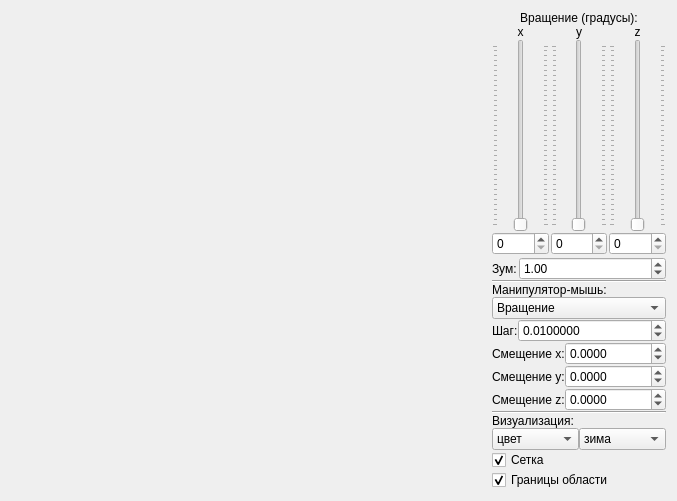
<?xml version="1.0" encoding="UTF-8"?>
<ui version="4.0">
 <class>GLControlWidget</class>
 <widget class="QWidget" name="GLControlWidget">
  <property name="geometry">
   <rect>
    <x>0</x>
    <y>0</y>
    <width>677</width>
    <height>501</height>
   </rect>
  </property>
  <property name="windowTitle">
   <string>Form</string>
  </property>
  <layout class="QHBoxLayout" name="horizontalLayout_8">
   <property name="spacing">
    <number>2</number>
   </property>
   <item>
    <widget class="GLMeshPicture" name="picture" native="true">
     <property name="sizePolicy">
      <sizepolicy hsizetype="Expanding" vsizetype="Expanding">
       <horstretch>0</horstretch>
       <verstretch>0</verstretch>
      </sizepolicy>
     </property>
    </widget>
   </item>
   <item>
    <layout class="QVBoxLayout" name="verticalLayout_7">
     <property name="spacing">
      <number>0</number>
     </property>
     <item>
      <layout class="QVBoxLayout" name="verticalLayout_5">
       <property name="spacing">
        <number>2</number>
       </property>
       <item>
        <layout class="QVBoxLayout" name="verticalLayout_4">
         <property name="spacing">
          <number>0</number>
         </property>
         <item>
          <widget class="QLabel" name="label">
           <property name="text">
            <string>Вращение (градусы):</string>
           </property>
           <property name="alignment">
            <set>Qt::AlignCenter</set>
           </property>
          </widget>
         </item>
         <item>
          <layout class="QHBoxLayout" name="horizontalLayout">
           <property name="spacing">
            <number>2</number>
           </property>
           <item>
            <layout class="QVBoxLayout" name="verticalLayout">
             <property name="spacing">
              <number>0</number>
             </property>
             <item>
              <widget class="QLabel" name="labelX">
               <property name="text">
                <string>x</string>
               </property>
               <property name="alignment">
                <set>Qt::AlignCenter</set>
               </property>
              </widget>
             </item>
             <item>
              <widget class="QSlider" name="sliderX">
               <property name="sizePolicy">
                <sizepolicy hsizetype="Preferred" vsizetype="Expanding">
                 <horstretch>0</horstretch>
                 <verstretch>0</verstretch>
                </sizepolicy>
               </property>
               <property name="maximum">
                <number>359</number>
               </property>
               <property name="orientation">
                <enum>Qt::Vertical</enum>
               </property>
               <property name="tickPosition">
                <enum>QSlider::TicksBothSides</enum>
               </property>
              </widget>
             </item>
             <item>
              <widget class="QSpinBox" name="spinX">
               <property name="sizePolicy">
                <sizepolicy hsizetype="Preferred" vsizetype="Fixed">
                 <horstretch>0</horstretch>
                 <verstretch>0</verstretch>
                </sizepolicy>
               </property>
               <property name="maximum">
                <number>359</number>
               </property>
              </widget>
             </item>
            </layout>
           </item>
           <item>
            <layout class="QVBoxLayout" name="verticalLayout_2">
             <property name="spacing">
              <number>0</number>
             </property>
             <item>
              <widget class="QLabel" name="labelY">
               <property name="text">
                <string>y</string>
               </property>
               <property name="alignment">
                <set>Qt::AlignCenter</set>
               </property>
              </widget>
             </item>
             <item>
              <widget class="QSlider" name="sliderY">
               <property name="sizePolicy">
                <sizepolicy hsizetype="Preferred" vsizetype="Expanding">
                 <horstretch>0</horstretch>
                 <verstretch>0</verstretch>
                </sizepolicy>
               </property>
               <property name="maximum">
                <number>359</number>
               </property>
               <property name="orientation">
                <enum>Qt::Vertical</enum>
               </property>
               <property name="tickPosition">
                <enum>QSlider::TicksBothSides</enum>
               </property>
              </widget>
             </item>
             <item>
              <widget class="QSpinBox" name="spinY">
               <property name="sizePolicy">
                <sizepolicy hsizetype="Preferred" vsizetype="Fixed">
                 <horstretch>0</horstretch>
                 <verstretch>0</verstretch>
                </sizepolicy>
               </property>
               <property name="maximum">
                <number>359</number>
               </property>
              </widget>
             </item>
            </layout>
           </item>
           <item>
            <layout class="QVBoxLayout" name="verticalLayout_3">
             <property name="spacing">
              <number>0</number>
             </property>
             <item>
              <widget class="QLabel" name="labelZ">
               <property name="text">
                <string>z</string>
               </property>
               <property name="alignment">
                <set>Qt::AlignCenter</set>
               </property>
              </widget>
             </item>
             <item>
              <widget class="QSlider" name="sliderZ">
               <property name="sizePolicy">
                <sizepolicy hsizetype="Preferred" vsizetype="Expanding">
                 <horstretch>0</horstretch>
                 <verstretch>0</verstretch>
                </sizepolicy>
               </property>
               <property name="maximum">
                <number>359</number>
               </property>
               <property name="orientation">
                <enum>Qt::Vertical</enum>
               </property>
               <property name="tickPosition">
                <enum>QSlider::TicksBothSides</enum>
               </property>
              </widget>
             </item>
             <item>
              <widget class="QSpinBox" name="spinZ">
               <property name="sizePolicy">
                <sizepolicy hsizetype="Preferred" vsizetype="Fixed">
                 <horstretch>0</horstretch>
                 <verstretch>0</verstretch>
                </sizepolicy>
               </property>
               <property name="maximum">
                <number>359</number>
               </property>
              </widget>
             </item>
            </layout>
           </item>
          </layout>
         </item>
        </layout>
       </item>
       <item>
        <layout class="QHBoxLayout" name="horizontalLayout_2">
         <item>
          <widget class="QLabel" name="label_2">
           <property name="sizePolicy">
            <sizepolicy hsizetype="Fixed" vsizetype="Preferred">
             <horstretch>0</horstretch>
             <verstretch>0</verstretch>
            </sizepolicy>
           </property>
           <property name="text">
            <string>Зум:</string>
           </property>
          </widget>
         </item>
         <item>
          <widget class="QDoubleSpinBox" name="spinZoom">
           <property name="sizePolicy">
            <sizepolicy hsizetype="Preferred" vsizetype="Fixed">
             <horstretch>0</horstretch>
             <verstretch>0</verstretch>
            </sizepolicy>
           </property>
           <property name="minimum">
            <double>0.010000000000000</double>
           </property>
           <property name="maximum">
            <double>100.000000000000000</double>
           </property>
           <property name="singleStep">
            <double>0.010000000000000</double>
           </property>
           <property name="value">
            <double>1.000000000000000</double>
           </property>
          </widget>
         </item>
        </layout>
       </item>
      </layout>
     </item>
     <item>
      <widget class="Line" name="line">
       <property name="orientation">
        <enum>Qt::Horizontal</enum>
       </property>
      </widget>
     </item>
     <item>
      <layout class="QVBoxLayout" name="verticalLayout_6">
       <property name="spacing">
        <number>0</number>
       </property>
       <item>
        <widget class="QLabel" name="label_3">
         <property name="text">
          <string>Манипулятор-мышь:</string>
         </property>
        </widget>
       </item>
       <item>
        <widget class="QComboBox" name="mouseMode">
         <item>
          <property name="text">
           <string>Вращение</string>
          </property>
         </item>
         <item>
          <property name="text">
           <string>Перемещение</string>
          </property>
         </item>
         <item>
          <property name="text">
           <string>Выбор</string>
          </property>
         </item>
        </widget>
       </item>
      </layout>
     </item>
     <item>
      <layout class="QHBoxLayout" name="horizontalLayout_3">
       <item>
        <widget class="QLabel" name="labelTranslateStep">
         <property name="sizePolicy">
          <sizepolicy hsizetype="Fixed" vsizetype="Preferred">
           <horstretch>0</horstretch>
           <verstretch>0</verstretch>
          </sizepolicy>
         </property>
         <property name="text">
          <string>Шаг:</string>
         </property>
        </widget>
       </item>
       <item>
        <widget class="QDoubleSpinBox" name="translateStep">
         <property name="sizePolicy">
          <sizepolicy hsizetype="Preferred" vsizetype="Fixed">
           <horstretch>0</horstretch>
           <verstretch>0</verstretch>
          </sizepolicy>
         </property>
         <property name="decimals">
          <number>7</number>
         </property>
         <property name="minimum">
          <double>0.000001000000000</double>
         </property>
         <property name="maximum">
          <double>32000.000000000000000</double>
         </property>
         <property name="singleStep">
          <double>0.000200000000000</double>
         </property>
         <property name="value">
          <double>0.010000000000000</double>
         </property>
        </widget>
       </item>
      </layout>
     </item>
     <item>
      <layout class="QHBoxLayout" name="horizontalLayout_5">
       <item>
        <widget class="QLabel" name="labelXTranslation">
         <property name="text">
          <string>Смещение x:</string>
         </property>
        </widget>
       </item>
       <item>
        <widget class="QDoubleSpinBox" name="xTranslation">
         <property name="decimals">
          <number>4</number>
         </property>
         <property name="minimum">
          <double>-100000.000000000000000</double>
         </property>
         <property name="maximum">
          <double>100000.000000000000000</double>
         </property>
         <property name="singleStep">
          <double>0.100000000000000</double>
         </property>
        </widget>
       </item>
      </layout>
     </item>
     <item>
      <layout class="QHBoxLayout" name="horizontalLayout_6">
       <item>
        <widget class="QLabel" name="labelYTranslation">
         <property name="text">
          <string>Смещение y:</string>
         </property>
        </widget>
       </item>
       <item>
        <widget class="QDoubleSpinBox" name="yTranslation">
         <property name="decimals">
          <number>4</number>
         </property>
         <property name="minimum">
          <double>-100000.000000000000000</double>
         </property>
         <property name="maximum">
          <double>100000.000000000000000</double>
         </property>
         <property name="singleStep">
          <double>0.100000000000000</double>
         </property>
        </widget>
       </item>
      </layout>
     </item>
     <item>
      <layout class="QHBoxLayout" name="horizontalLayout_7">
       <item>
        <widget class="QLabel" name="labelZTranslation">
         <property name="text">
          <string>Смещение z:</string>
         </property>
        </widget>
       </item>
       <item>
        <widget class="QDoubleSpinBox" name="zTranslation">
         <property name="decimals">
          <number>4</number>
         </property>
         <property name="minimum">
          <double>-100000.000000000000000</double>
         </property>
         <property name="maximum">
          <double>100000.000000000000000</double>
         </property>
         <property name="singleStep">
          <double>0.100000000000000</double>
         </property>
        </widget>
       </item>
      </layout>
     </item>
     <item>
      <widget class="Line" name="line_2">
       <property name="orientation">
        <enum>Qt::Horizontal</enum>
       </property>
      </widget>
     </item>
     <item>
      <layout class="QVBoxLayout" name="verticalLayout_8">
       <item>
        <widget class="QLabel" name="label_4">
         <property name="text">
          <string>Визуализация:</string>
         </property>
        </widget>
       </item>
       <item>
        <layout class="QHBoxLayout" name="horizontalLayout_4">
         <item>
          <widget class="QComboBox" name="visualizationMode">
           <item>
            <property name="text">
             <string>цвет</string>
            </property>
           </item>
           <item>
            <property name="text">
             <string>узел</string>
            </property>
           </item>
           <item>
            <property name="text">
             <string>элемент</string>
            </property>
           </item>
          </widget>
         </item>
         <item>
          <widget class="QComboBox" name="colorMap">
           <item>
            <property name="text">
             <string>зима</string>
            </property>
           </item>
           <item>
            <property name="text">
             <string>весна</string>
            </property>
           </item>
           <item>
            <property name="text">
             <string>лето</string>
            </property>
           </item>
           <item>
            <property name="text">
             <string>осень</string>
            </property>
           </item>
           <item>
            <property name="text">
             <string>серость</string>
            </property>
           </item>
          </widget>
         </item>
        </layout>
       </item>
      </layout>
     </item>
     <item>
      <widget class="QCheckBox" name="showMesh">
       <property name="text">
        <string>Сетка</string>
       </property>
       <property name="checked">
        <bool>true</bool>
       </property>
      </widget>
     </item>
     <item>
      <widget class="QCheckBox" name="showRegionBorder">
       <property name="text">
        <string>Границы области</string>
       </property>
       <property name="checked">
        <bool>true</bool>
       </property>
      </widget>
     </item>
    </layout>
   </item>
  </layout>
 </widget>
 <customwidgets>
  <customwidget>
   <class>GLMeshPicture</class>
   <extends>QWidget</extends>
   <header>glmeshpicture.h</header>
   <container>1</container>
   <slots>
    <signal>xRotationChanged(int)</signal>
    <signal>yRotationChanged(int)</signal>
    <signal>zRotationChanged(int)</signal>
    <signal>zoomChanged(double)</signal>
    <signal>translateStepChanged(double)</signal>
    <signal>xTranslationChanged(double)</signal>
    <signal>yTranslationChanged(double)</signal>
    <signal>zTranslationChanged(double)</signal>
    <slot>setXRotation(int)</slot>
    <slot>setYRotation(int)</slot>
    <slot>setZRotation(int)</slot>
    <slot>setZoom(double)</slot>
    <slot>setMouseMode(int)</slot>
    <slot>setShowMesh(bool)</slot>
    <slot>setShowCube(bool)</slot>
    <slot>setTranslateStep(double)</slot>
    <slot>setVisualisationMode(int)</slot>
    <slot>setColormapName(int)</slot>
    <slot>setXTranslation(double)</slot>
    <slot>setYTranslation(double)</slot>
    <slot>setZTranslation(double)</slot>
   </slots>
  </customwidget>
 </customwidgets>
 <resources/>
 <connections>
  <connection>
   <sender>spinX</sender>
   <signal>valueChanged(int)</signal>
   <receiver>sliderX</receiver>
   <slot>setValue(int)</slot>
   <hints>
    <hint type="sourcelabel">
     <x>527</x>
     <y>214</y>
    </hint>
    <hint type="destinationlabel">
     <x>527</x>
     <y>190</y>
    </hint>
   </hints>
  </connection>
  <connection>
   <sender>sliderX</sender>
   <signal>valueChanged(int)</signal>
   <receiver>spinX</receiver>
   <slot>setValue(int)</slot>
   <hints>
    <hint type="sourcelabel">
     <x>527</x>
     <y>190</y>
    </hint>
    <hint type="destinationlabel">
     <x>527</x>
     <y>214</y>
    </hint>
   </hints>
  </connection>
  <connection>
   <sender>spinY</sender>
   <signal>valueChanged(int)</signal>
   <receiver>sliderY</receiver>
   <slot>setValue(int)</slot>
   <hints>
    <hint type="sourcelabel">
     <x>595</x>
     <y>214</y>
    </hint>
    <hint type="destinationlabel">
     <x>595</x>
     <y>190</y>
    </hint>
   </hints>
  </connection>
  <connection>
   <sender>sliderY</sender>
   <signal>valueChanged(int)</signal>
   <receiver>spinY</receiver>
   <slot>setValue(int)</slot>
   <hints>
    <hint type="sourcelabel">
     <x>595</x>
     <y>190</y>
    </hint>
    <hint type="destinationlabel">
     <x>595</x>
     <y>214</y>
    </hint>
   </hints>
  </connection>
  <connection>
   <sender>spinZ</sender>
   <signal>valueChanged(int)</signal>
   <receiver>sliderZ</receiver>
   <slot>setValue(int)</slot>
   <hints>
    <hint type="sourcelabel">
     <x>662</x>
     <y>199</y>
    </hint>
    <hint type="destinationlabel">
     <x>662</x>
     <y>174</y>
    </hint>
   </hints>
  </connection>
  <connection>
   <sender>sliderZ</sender>
   <signal>valueChanged(int)</signal>
   <receiver>spinZ</receiver>
   <slot>setValue(int)</slot>
   <hints>
    <hint type="sourcelabel">
     <x>662</x>
     <y>174</y>
    </hint>
    <hint type="destinationlabel">
     <x>662</x>
     <y>199</y>
    </hint>
   </hints>
  </connection>
  <connection>
   <sender>picture</sender>
   <signal>xRotationChanged(int)</signal>
   <receiver>sliderX</receiver>
   <slot>setValue(int)</slot>
   <hints>
    <hint type="sourcelabel">
     <x>251</x>
     <y>139</y>
    </hint>
    <hint type="destinationlabel">
     <x>527</x>
     <y>190</y>
    </hint>
   </hints>
  </connection>
  <connection>
   <sender>sliderX</sender>
   <signal>valueChanged(int)</signal>
   <receiver>picture</receiver>
   <slot>setXRotation(int)</slot>
   <hints>
    <hint type="sourcelabel">
     <x>527</x>
     <y>190</y>
    </hint>
    <hint type="destinationlabel">
     <x>280</x>
     <y>174</y>
    </hint>
   </hints>
  </connection>
  <connection>
   <sender>picture</sender>
   <signal>yRotationChanged(int)</signal>
   <receiver>sliderY</receiver>
   <slot>setValue(int)</slot>
   <hints>
    <hint type="sourcelabel">
     <x>285</x>
     <y>80</y>
    </hint>
    <hint type="destinationlabel">
     <x>595</x>
     <y>190</y>
    </hint>
   </hints>
  </connection>
  <connection>
   <sender>sliderY</sender>
   <signal>valueChanged(int)</signal>
   <receiver>picture</receiver>
   <slot>setYRotation(int)</slot>
   <hints>
    <hint type="sourcelabel">
     <x>595</x>
     <y>190</y>
    </hint>
    <hint type="destinationlabel">
     <x>262</x>
     <y>146</y>
    </hint>
   </hints>
  </connection>
  <connection>
   <sender>picture</sender>
   <signal>zRotationChanged(int)</signal>
   <receiver>sliderZ</receiver>
   <slot>setValue(int)</slot>
   <hints>
    <hint type="sourcelabel">
     <x>283</x>
     <y>212</y>
    </hint>
    <hint type="destinationlabel">
     <x>662</x>
     <y>167</y>
    </hint>
   </hints>
  </connection>
  <connection>
   <sender>sliderZ</sender>
   <signal>valueChanged(int)</signal>
   <receiver>picture</receiver>
   <slot>setZRotation(int)</slot>
   <hints>
    <hint type="sourcelabel">
     <x>662</x>
     <y>139</y>
    </hint>
    <hint type="destinationlabel">
     <x>214</x>
     <y>220</y>
    </hint>
   </hints>
  </connection>
  <connection>
   <sender>spinZoom</sender>
   <signal>valueChanged(double)</signal>
   <receiver>picture</receiver>
   <slot>setZoom(double)</slot>
   <hints>
    <hint type="sourcelabel">
     <x>664</x>
     <y>234</y>
    </hint>
    <hint type="destinationlabel">
     <x>331</x>
     <y>317</y>
    </hint>
   </hints>
  </connection>
  <connection>
   <sender>picture</sender>
   <signal>zoomChanged(double)</signal>
   <receiver>spinZoom</receiver>
   <slot>setValue(double)</slot>
   <hints>
    <hint type="sourcelabel">
     <x>300</x>
     <y>275</y>
    </hint>
    <hint type="destinationlabel">
     <x>664</x>
     <y>234</y>
    </hint>
   </hints>
  </connection>
  <connection>
   <sender>mouseMode</sender>
   <signal>activated(int)</signal>
   <receiver>picture</receiver>
   <slot>setMouseMode(int)</slot>
   <hints>
    <hint type="sourcelabel">
     <x>665</x>
     <y>283</y>
    </hint>
    <hint type="destinationlabel">
     <x>367</x>
     <y>359</y>
    </hint>
   </hints>
  </connection>
  <connection>
   <sender>showMesh</sender>
   <signal>clicked(bool)</signal>
   <receiver>picture</receiver>
   <slot>setShowMesh(bool)</slot>
   <hints>
    <hint type="sourcelabel">
     <x>666</x>
     <y>469</y>
    </hint>
    <hint type="destinationlabel">
     <x>268</x>
     <y>335</y>
    </hint>
   </hints>
  </connection>
  <connection>
   <sender>showRegionBorder</sender>
   <signal>clicked(bool)</signal>
   <receiver>picture</receiver>
   <slot>setShowCube(bool)</slot>
   <hints>
    <hint type="sourcelabel">
     <x>666</x>
     <y>490</y>
    </hint>
    <hint type="destinationlabel">
     <x>254</x>
     <y>352</y>
    </hint>
   </hints>
  </connection>
  <connection>
   <sender>translateStep</sender>
   <signal>valueChanged(double)</signal>
   <receiver>picture</receiver>
   <slot>setTranslateStep(double)</slot>
   <hints>
    <hint type="sourcelabel">
     <x>665</x>
     <y>316</y>
    </hint>
    <hint type="destinationlabel">
     <x>443</x>
     <y>394</y>
    </hint>
   </hints>
  </connection>
  <connection>
   <sender>picture</sender>
   <signal>translateStepChanged(double)</signal>
   <receiver>translateStep</receiver>
   <slot>setValue(double)</slot>
   <hints>
    <hint type="sourcelabel">
     <x>449</x>
     <y>255</y>
    </hint>
    <hint type="destinationlabel">
     <x>665</x>
     <y>316</y>
    </hint>
   </hints>
  </connection>
  <connection>
   <sender>visualizationMode</sender>
   <signal>activated(int)</signal>
   <receiver>picture</receiver>
   <slot>setVisualisationMode(int)</slot>
   <hints>
    <hint type="sourcelabel">
     <x>560</x>
     <y>446</y>
    </hint>
    <hint type="destinationlabel">
     <x>315</x>
     <y>372</y>
    </hint>
   </hints>
  </connection>
  <connection>
   <sender>colorMap</sender>
   <signal>activated(int)</signal>
   <receiver>picture</receiver>
   <slot>setColormapName(int)</slot>
   <hints>
    <hint type="sourcelabel">
     <x>664</x>
     <y>446</y>
    </hint>
    <hint type="destinationlabel">
     <x>417</x>
     <y>416</y>
    </hint>
   </hints>
  </connection>
  <connection>
   <sender>xTranslation</sender>
   <signal>valueChanged(double)</signal>
   <receiver>picture</receiver>
   <slot>setXTranslation(double)</slot>
   <hints>
    <hint type="sourcelabel">
     <x>566</x>
     <y>331</y>
    </hint>
    <hint type="destinationlabel">
     <x>313</x>
     <y>434</y>
    </hint>
   </hints>
  </connection>
  <connection>
   <sender>yTranslation</sender>
   <signal>valueChanged(double)</signal>
   <receiver>picture</receiver>
   <slot>setYTranslation(double)</slot>
   <hints>
    <hint type="sourcelabel">
     <x>571</x>
     <y>360</y>
    </hint>
    <hint type="destinationlabel">
     <x>302</x>
     <y>420</y>
    </hint>
   </hints>
  </connection>
  <connection>
   <sender>zTranslation</sender>
   <signal>valueChanged(double)</signal>
   <receiver>picture</receiver>
   <slot>setZTranslation(double)</slot>
   <hints>
    <hint type="sourcelabel">
     <x>587</x>
     <y>386</y>
    </hint>
    <hint type="destinationlabel">
     <x>380</x>
     <y>454</y>
    </hint>
   </hints>
  </connection>
  <connection>
   <sender>picture</sender>
   <signal>xTranslationChanged(double)</signal>
   <receiver>xTranslation</receiver>
   <slot>setValue(double)</slot>
   <hints>
    <hint type="sourcelabel">
     <x>275</x>
     <y>439</y>
    </hint>
    <hint type="destinationlabel">
     <x>598</x>
     <y>328</y>
    </hint>
   </hints>
  </connection>
  <connection>
   <sender>picture</sender>
   <signal>yTranslationChanged(double)</signal>
   <receiver>yTranslation</receiver>
   <slot>setValue(double)</slot>
   <hints>
    <hint type="sourcelabel">
     <x>408</x>
     <y>475</y>
    </hint>
    <hint type="destinationlabel">
     <x>632</x>
     <y>360</y>
    </hint>
   </hints>
  </connection>
  <connection>
   <sender>picture</sender>
   <signal>zTranslationChanged(double)</signal>
   <receiver>zTranslation</receiver>
   <slot>setValue(double)</slot>
   <hints>
    <hint type="sourcelabel">
     <x>145</x>
     <y>352</y>
    </hint>
    <hint type="destinationlabel">
     <x>614</x>
     <y>388</y>
    </hint>
   </hints>
  </connection>
 </connections>
</ui>
